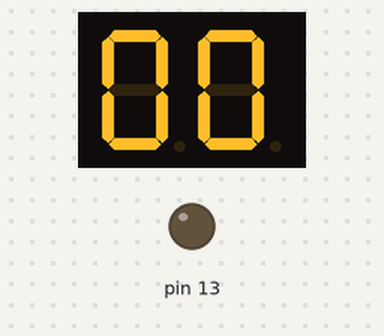
The sketch below on a simulated Arduino Uno, built with avr-gcc and run on an emulated ATmega328P. On the bench: 2-digit seven-segment display, output pins drawn as LEDs (lit = HIGH). Wiring (inferred from the names in the program): 2-digit 7-segment display, segments lit when LOW: segments pin 2, pin 3, pin 4, pin 5, pin 6, pin 7, pin 8; digit selects pin 11, pin 10. The segment pins are drawn as the display they are named for; pins used as bus, display or sensor lines are not drawn.

Above: at 0.1 s.
At 1.6 s:
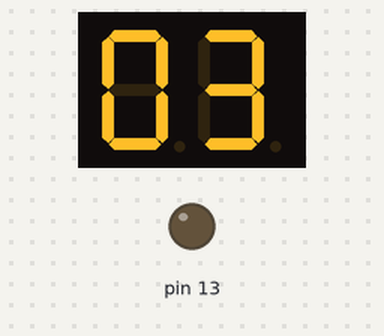
At 3.1 s:
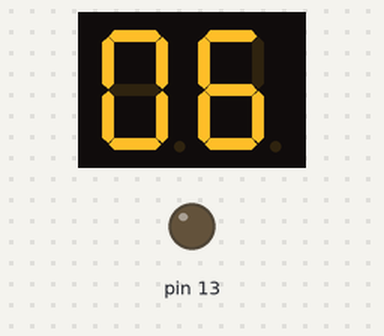
At 5.7 s:
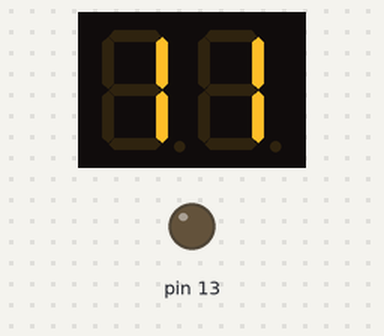
At 9.2 s:
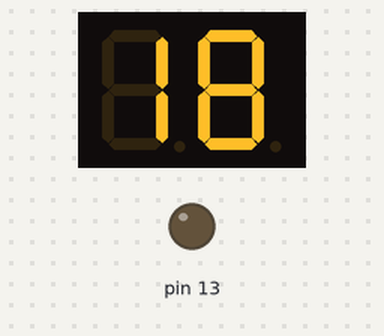
At 13.01 s:
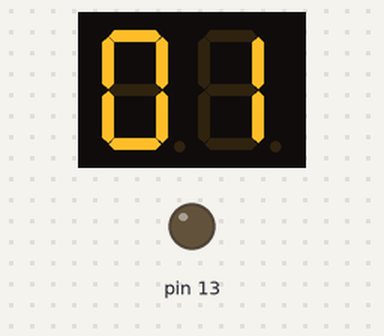

Measured:
- by itself, everything shown: repeats every 12.2 s, in 24 steps
- what the display in image 1 shows lasts 0.5 s, from 1.6 s to 2.1 s

The sketch:

Display_2digit_7seg.ino
```cpp
int count =0;

int digit1 = 11; //PWM Display pin 1
int digit2 = 10; //PWM Display pin 2

//Here we only use 2 of the 4 digits
//int digit3 = 9; //PWM Display pin 6
//int digit4 = 6; //PWM Display pin 8

int segA = 2; //Display pin 14
int segB = 3; //Display pin 16
int segC = 4; //Display pin 13
int segD = 5; //Display pin 3
int segE = 6; //Display pin 5
int segF = 7; //Display pin 11
int segG = 8; //Display pin 15

void setup() {
  pinMode(segA, OUTPUT);
  pinMode(segB, OUTPUT);
  pinMode(segC, OUTPUT);
  pinMode(segD, OUTPUT);
  pinMode(segE, OUTPUT);
  pinMode(segF, OUTPUT);
  pinMode(segG, OUTPUT);

  pinMode(digit1, OUTPUT);
  pinMode(digit2, OUTPUT);

  pinMode(13, OUTPUT);
}

void loop() {

  long startTime = millis();


  while( (millis() - startTime) < 500) {
  displayNumber(count);
  }
  count=(count+1)%24;
  //delay(1000);
}

//Given a number, we display 10:22
//After running through the 4 numbers, the display is left turned off

//Display brightness
//Each digit is on for a certain amount of microseconds
//Then it is off until we have reached a total of 20ms for the function call
//Let's assume each digit is on for 1000us
//If each digit is on for 1ms, there are 4 digits, so the display is off for 16ms.
//That's a ratio of 1ms to 16ms or 6.25% on time (PWM).
//Let's define a variable called brightness that varies from:
//5000 blindingly bright (15.7mA current draw per digit)
//2000 shockingly bright (11.4mA current draw per digit)
//1000 pretty bright (5.9mA)
//500 normal (3mA)
//200 dim but readable (1.4mA)
//50 dim but readable (0.56mA)
//5 dim but readable (0.31mA)
//1 dim but readable in dark (0.28mA)

void displayNumber(int toDisplay) {
#define DISPLAY_BRIGHTNESS  5000

#define DIGIT_ON  HIGH
#define DIGIT_OFF  LOW

  long beginTime = millis();
  //only 2 digits, if 4 change digit = 2 to digit = 4
  for(int digit = 2 ; digit > 0 ; digit--) {

    //Turn on a digit for a short amount of time
    switch(digit) {
    case 1:
      digitalWrite(digit1, DIGIT_ON);
      break;
    case 2:
      digitalWrite(digit2, DIGIT_ON);
      break;
    /*case 3:
      digitalWrite(digit3, DIGIT_ON);
      break;
    case 4:
      digitalWrite(digit4, DIGIT_ON);
      break;*/
    }

    //Turn on the right segments for this digit
    lightNumber(toDisplay % 10);
    toDisplay /= 10;

    delayMicroseconds(DISPLAY_BRIGHTNESS); //Display this digit for a fraction of a second (between 1us and 5000us, 500 is pretty good)

    //Turn off all segments
    lightNumber(10);

    //Turn off all digits
    digitalWrite(digit1, DIGIT_OFF);
    digitalWrite(digit2, DIGIT_OFF);
   // digitalWrite(digit3, DIGIT_OFF);
   // digitalWrite(digit4, DIGIT_OFF);
  }

  while( (millis() - beginTime) < 10) ; //Wait for 20ms to pass before we paint the display again
}

//Given a number, turns on those segments
//If number == 10, then turn off number
void lightNumber(int numberToDisplay) {

#define SEGMENT_ON  LOW
#define SEGMENT_OFF HIGH

  switch (numberToDisplay){

  case 0:
    digitalWrite(segA, SEGMENT_ON);
    digitalWrite(segB, SEGMENT_ON);
    digitalWrite(segC, SEGMENT_ON);
    digitalWrite(segD, SEGMENT_ON);
    digitalWrite(segE, SEGMENT_ON);
    digitalWrite(segF, SEGMENT_ON);
    digitalWrite(segG, SEGMENT_OFF);
    break;

  case 1:
    digitalWrite(segA, SEGMENT_OFF);
    digitalWrite(segB, SEGMENT_ON);
    digitalWrite(segC, SEGMENT_ON);
    digitalWrite(segD, SEGMENT_OFF);
    digitalWrite(segE, SEGMENT_OFF);
    digitalWrite(segF, SEGMENT_OFF);
    digitalWrite(segG, SEGMENT_OFF);
    break;

  case 2:
    digitalWrite(segA, SEGMENT_ON);
    digitalWrite(segB, SEGMENT_ON);
    digitalWrite(segC, SEGMENT_OFF);
    digitalWrite(segD, SEGMENT_ON);
    digitalWrite(segE, SEGMENT_ON);
    digitalWrite(segF, SEGMENT_OFF);
    digitalWrite(segG, SEGMENT_ON);
    break;

  case 3:
    digitalWrite(segA, SEGMENT_ON);
    digitalWrite(segB, SEGMENT_ON);
    digitalWrite(segC, SEGMENT_ON);
    digitalWrite(segD, SEGMENT_ON);
    digitalWrite(segE, SEGMENT_OFF);
    digitalWrite(segF, SEGMENT_OFF);
    digitalWrite(segG, SEGMENT_ON);
    break;

  case 4:
    digitalWrite(segA, SEGMENT_OFF);
    digitalWrite(segB, SEGMENT_ON);
    digitalWrite(segC, SEGMENT_ON);
    digitalWrite(segD, SEGMENT_OFF);
    digitalWrite(segE, SEGMENT_OFF);
    digitalWrite(segF, SEGMENT_ON);
    digitalWrite(segG, SEGMENT_ON);
    break;

  case 5:
    digitalWrite(segA, SEGMENT_ON);
    digitalWrite(segB, SEGMENT_OFF);
    digitalWrite(segC, SEGMENT_ON);
    digitalWrite(segD, SEGMENT_ON);
    digitalWrite(segE, SEGMENT_OFF);
    digitalWrite(segF, SEGMENT_ON);
    digitalWrite(segG, SEGMENT_ON);
    break;

  case 6:
    digitalWrite(segA, SEGMENT_ON);
    digitalWrite(segB, SEGMENT_OFF);
    digitalWrite(segC, SEGMENT_ON);
    digitalWrite(segD, SEGMENT_ON);
    digitalWrite(segE, SEGMENT_ON);
    digitalWrite(segF, SEGMENT_ON);
    digitalWrite(segG, SEGMENT_ON);
    break;

  case 7:
    digitalWrite(segA, SEGMENT_ON);
    digitalWrite(segB, SEGMENT_ON);
    digitalWrite(segC, SEGMENT_ON);
    digitalWrite(segD, SEGMENT_OFF);
    digitalWrite(segE, SEGMENT_OFF);
    digitalWrite(segF, SEGMENT_OFF);
    digitalWrite(segG, SEGMENT_OFF);
    break;

  case 8:
    digitalWrite(segA, SEGMENT_ON);
    digitalWrite(segB, SEGMENT_ON);
    digitalWrite(segC, SEGMENT_ON);
    digitalWrite(segD, SEGMENT_ON);
    digitalWrite(segE, SEGMENT_ON);
    digitalWrite(segF, SEGMENT_ON);
    digitalWrite(segG, SEGMENT_ON);
    break;

  case 9:
    digitalWrite(segA, SEGMENT_ON);
    digitalWrite(segB, SEGMENT_ON);
    digitalWrite(segC, SEGMENT_ON);
    digitalWrite(segD, SEGMENT_ON);
    digitalWrite(segE, SEGMENT_OFF);
    digitalWrite(segF, SEGMENT_ON);
    digitalWrite(segG, SEGMENT_ON);
    break;

  case 10:
    digitalWrite(segA, SEGMENT_OFF);
    digitalWrite(segB, SEGMENT_OFF);
    digitalWrite(segC, SEGMENT_OFF);
    digitalWrite(segD, SEGMENT_OFF);
    digitalWrite(segE, SEGMENT_OFF);
    digitalWrite(segF, SEGMENT_OFF);
    digitalWrite(segG, SEGMENT_OFF);
    break;
  }
}
```
